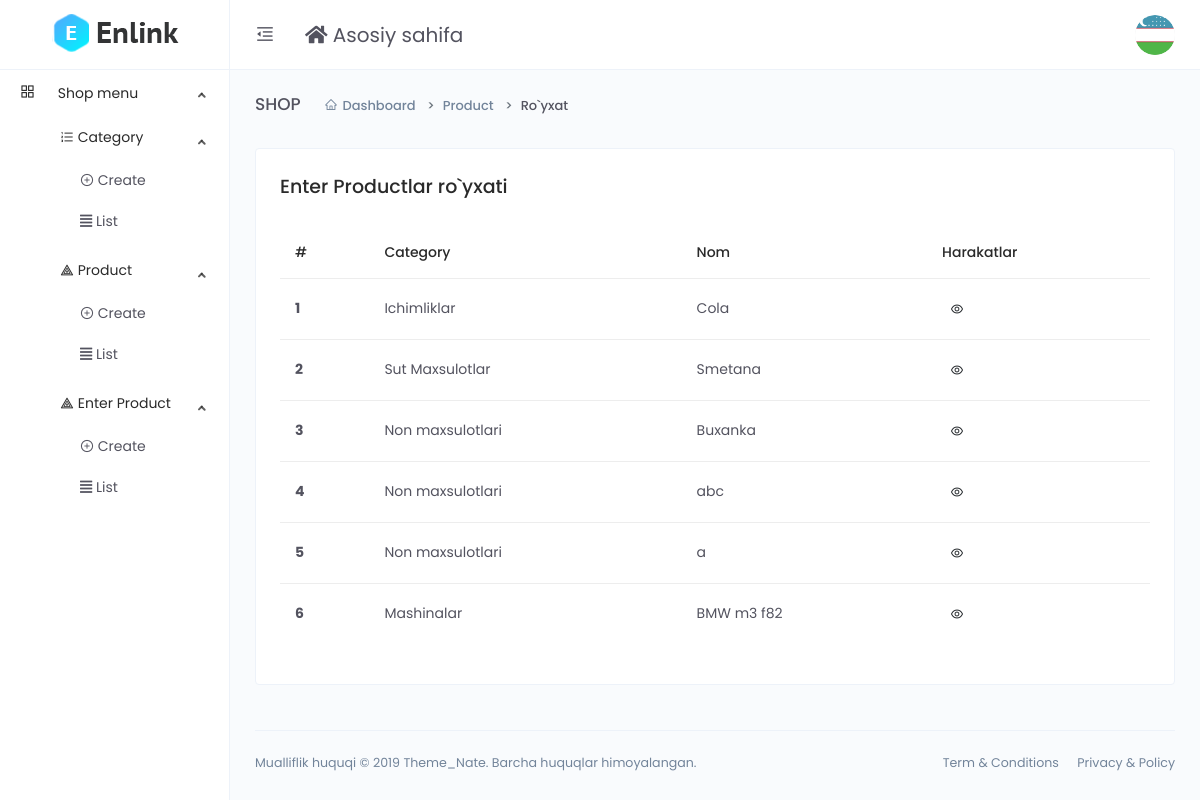
The page /dashboard/list-product-enter/ (signed in) on the database its author committed.
### main/models.py (models this page shows, shortened)
class User(AbstractUser):
    avatar = models.ImageField(upload_to='avatar/',default='avatar/default.png')
    address = models.CharField(max_length=255, blank=True, null=True)
    phone = models.CharField(max_length=255, blank=True, null=True)
    zip_code = models.IntegerField(blank=True, null=True)
    class Meta(AbstractUser.Meta):
        swappable = "AUTH_USER_MODEL"

class CodeGenerate(models.Model):
    code = models.CharField(max_length=255, blank=True,unique=True)
    class Meta:
        abstract = True

class Product(CodeGenerate):
    category = models.ForeignKey(Category, on_delete=models.CASCADE)
    name = models.CharField(max_length=255)
    body = models.TextField()
    price = models.DecimalField(decimal_places=2, max_digits=10)
    discount_price = models.DecimalField(decimal_places=2, max_digits=10,
                                         blank=True, null=True)
    banner_img = models.ImageField(upload_to='banner-img/')
    quantity = models.IntegerField()
    delivery = models.BooleanField(default=False)

class Category(CodeGenerate):
    name = models.CharField(max_length=255, unique=True)

### main/funcs.py (the view)
    def wrapper(request, *args, **kwargs):
        if request.user.is_staff:
            return func(request,*args, **kwargs)
        else:
            return redirect('front:index')

### main/dashboard/views.py (called while the page is built)
@staff_required
def list_product_enter(request):
    products = models.Product.objects.all()
    context = {
          'products':products
    }
    return render(request, 'dashboard/enter_product/list.html', context)

### main/funcs.py (called while the page is built)
def staff_required(func):
    def wrapper(request, *args, **kwargs):
        if request.user.is_staff:
            return func(request,*args, **kwargs)
        else:
            return redirect('front:index')
    return wrapper

### templates/dashboard/enter_product/list.html
{% extends 'dashboard/base.html' %}
{% block content %}
<div class="main-content">
    <div class="page-header">
        <h2 class="header-title">SHOP</h2>
        <div class="header-sub-title">
            <nav class="breadcrumb breadcrumb-dash">
                <a href="#" class="breadcrumb-item"><i class="anticon anticon-home m-r-5"></i>Dashboard</a>
                <a class="breadcrumb-item" href="#">Product</a>
                <span class="breadcrumb-item active">Ro`yxat</span>
            </nav>
        </div>
    </div>
    <div class="card">
        <div class="card-body">
            <h4>Enter Productlar ro`yxati</h4>
            <div class="m-t-25">
                <div class="table-responsive">
                    <table class="table">
                        <thead>
                            <tr>
                                <th scope="col">#</th>
                                <th scope="col">Category</th>
                                <th scope="col">Nom</th>
                                <th scope="col">Harakatlar</th>
                            </tr>
                        </thead>
                        <tbody>
                            {% for product in products %}
                            <tr>
                                <th scope="row">{{forloop.counter}}</th>
                                <td>{{product.category.name}}</td>
                                <td>{{product.name}}</td>
                                <td>
                                    <a href="{% url 'dashboard:detail_product_enter' product.code %}" class="btn btn-icon btn-hover btn-sm btn-rounded">
                                        <i class="anticon anticon-eye"></i>
                                    </a>
                                </td>
                            </tr>
                            {% endfor %}
                        </tbody>
                    </table>
                </div>
            </div>
        </div>
    </div>
</div>
{% endblock %}

### templates/dashboard/base.html (shortened to what this page needs)
<!DOCTYPE html>
<html lang="en">
{% load static %}
<head>
    <link href="{% static 'dashboard/vendors/bootstrap-datepicker/bootstrap-datepicker.min.css' %}" rel="stylesheet">
    <link href="{% static 'dashboard/css/app.min.css' %}" rel="stylesheet">
</head>
<body>
    <div class="app">
        <div class="layout">
            <div class="header">
                <div class="logo logo-dark">
                    <a href="{% url 'dashboard:index' %}">
                        <img src="{% static 'dashboard/images/logo/logo.png' %}" alt="Logo">
                    </a>
                </div>
                <div class="nav-wrap">
                    <ul class="nav-left">
                        <li class="desktop-toggle">
                            <a href="javascript:void(0);">
                                <i class="anticon"></i>
                            </a>
                        </li>
                        <li class="drop-holder">
                            <a href="{% url 'front:index' %}"> <i class="fa fa-home"></i> Asosiy sahifa</a>
                        </li>
                    </ul>
                    <ul class="nav-right">
                        <li class="dropdown dropdown-animated scale-left">
                            <div class="pointer" data-toggle="dropdown">
                                <div class="avatar avatar-image  m-h-10 m-r-15">
                                    <img src="{{user.avatar.url}}"  alt="">
                                </div>
                            </div>
                        </li>
                    </ul>
                </div>
            </div>
            <div class="side-nav">
                <div class="side-nav-inner">
                    <ul class="side-nav-menu scrollable">
                        <li class="nav-item dropdown open">
                            <a class="dropdown-toggle" href="javascript:void(0);">
                                <span class="icon-holder">
                                    <i class="anticon anticon-appstore"></i>
                                </span>
                                <span class="title">Shop menu</span>
                            </a>
                            <ul class="dropdown-menu">
                                <li>
                                    <li class="nav-item dropdown open">
                                        <a class="dropdown-toggle" href="javascript:void(0);">
                                            <span class="icon-holder">
                                                <i class="anticon anticon-ordered-list"></i>
                                            </span>
                                            <span class="title">Category</span>
                                        </a>
                                        <ul class="dropdown-menu">
                                            <li>
                                                <a href="{% url 'dashboard:category_create' %}">
                                                    <i class="anticon anticon-plus-circle"></i>
                                                    Create
                                                </a>
                                            </li>
                                            <li>
                                                <a href="{% url 'dashboard:category_list' %}">
                                                    <span class="icon-holder">
                                                        <i class="fas fa-align-justify"></i>
                                                        List
                                                    </span>
                                                </a>
                                            </li>
                                        </ul>
                                    </li>
                                </li>
                                <li>
                                    <li class="nav-item dropdown open">
                                        <a class="dropdown-toggle" href="javascript:void(0);">
                                            <span class="icon-holder">
                                                <i class="anticon anticon-heat-map"></i>
                                            </span>
                                            <span class="title">Product</span>
                                        </a>
                                        <ul class="dropdown-menu">
                                            <li>
                                                <a href="{% url 'dashboard:product_create' %}">
                                                    <i class="anticon anticon-plus-circle"></i>
                                                    Create
                                                </a>
                                            </li>
                                            <li>
                                                <a href="{% url 'dashboard:product_list' %}">
                                                    <i class="fas fa-align-justify"></i>
                                                    List
                                                </a>
                                            </li>
                                        </ul>
                                    </li>
                                </li>
                                <li>
                                    <li class="nav-item dropdown open">
                                        <a class="dropdown-toggle" href="javascript:void(0);">
                                            <span class="icon-holder">
                                                <i class="anticon anticon-heat-map"></i>
                                            </span>
                                            <span class="title">Enter Product</span>
                                        </a>
                                        <ul class="dropdown-menu">
                                            <li>
                                                <a href="{% url 'dashboard:create_product_enter' %}">
                                                    <i class="anticon anticon-plus-circle"></i>
                                                    Create
                                                </a>
                                            </li>
                                            <li>
                                                <a href="{% url 'dashboard:list_product_enter' %}">
                                                    <i class="fas fa-align-justify"></i>
                                                    List
                                                </a>
                                            </li>
                                        </ul>
                                    </li>
                                </li>
                            </ul>
                        </li>
                    </ul>
                </div>
            </div>
            <div class="page-container">
                {% block content %}
                {% endblock %}
                <footer class="footer">
                    <div class="footer-content">
                        <p class="m-b-0">Mualliflik huquqi © 2019 Theme_Nate. Barcha huquqlar himoyalangan.</p>
                        <span>
                            <a href="" class="text-gray m-r-15">Term &amp; Conditions</a>
                            <a href="" class="text-gray">Privacy &amp; Policy</a>
                        </span>
                    </div>
                </footer>
            </div>
        </div>
    </div>
</body>
</html>

### rows shown on the page
User: avatar (picture)
Product: category.name "Ichimliklar", name "Cola"
Product: category.name "Sut Maxsulotlar", name "Smetana"
Product: category.name "Non maxsulotlari", name "Buxanka"
Product: category.name "Non maxsulotlari", name "abc"
Product: category.name "Non maxsulotlari", name "a"
Product: category.name "Mashinalar", name "BMW m3 f82"
